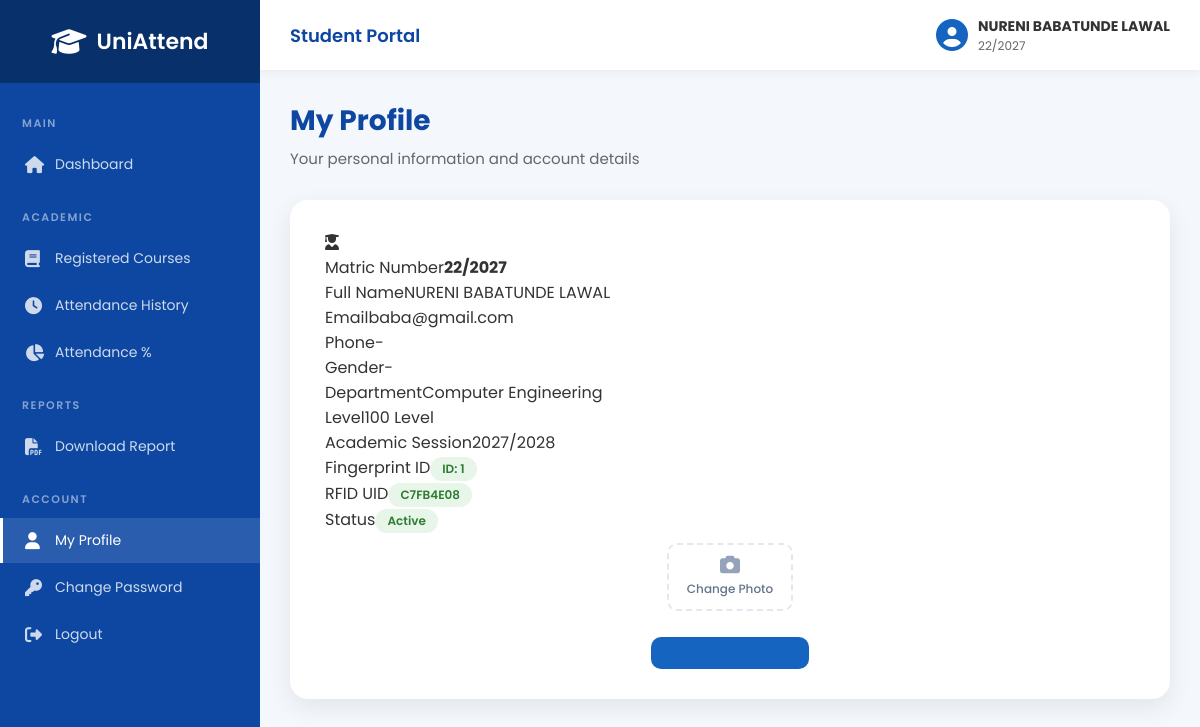
Page /student/profile.php (signed in) on the committed database.
### tables this page shows
CREATE TABLE `students` (
  `id` int(11) NOT NULL,
  `matric_no` varchar(50) NOT NULL,
  `fullname` varchar(150) NOT NULL,
  `email` varchar(150) DEFAULT NULL,
  `password` varchar(255) NOT NULL,
  `phone` varchar(20) DEFAULT NULL,
  `gender` enum('Male','Female') DEFAULT NULL,
  `department_id` int(11) NOT NULL,
  `level` varchar(20) NOT NULL,
  `academic_session_id` int(11) NOT NULL,
  `fingerprint_id` int(11) DEFAULT NULL,
  `rfid_uid` varchar(100) DEFAULT NULL,
  `passport` varchar(255) DEFAULT NULL,
  `status` enum('Active','Inactive') DEFAULT 'Active',
  `created_at` timestamp NOT NULL DEFAULT current_timestamp()
);

CREATE TABLE `departments` (
  `id` int(11) NOT NULL,
  `faculty_id` int(11) NOT NULL,
  `department_name` varchar(150) NOT NULL,
  `created_at` timestamp NOT NULL DEFAULT current_timestamp()
);

CREATE TABLE `academic_sessions` (
  `id` int(11) NOT NULL,
  `session_name` varchar(20) NOT NULL,
  `created_at` timestamp NOT NULL DEFAULT current_timestamp()
);

### student/profile.php (the view, shortened to what this page needs)
<?php
require_once '../php/db_connect.php';
$student_id = $_SESSION['student_id'];
$student = $conn->prepare("SELECT s.*, d.department_name, ac.session_name FROM students s LEFT JOIN departments d ON s.department_id = d.id LEFT JOIN academic_sessions ac ON s.academic_session_id = ac.id WHERE s.id = ?");
$student->bind_param("i", $student_id);
$student->execute();
$student = $student->get_result()->fetch_assoc();
include 'includes/header.php';
include 'includes/sidebar.php';
include 'includes/topbar.php';
?>
<div class="main-content">
<div class="page-title"><h1>My Profile</h1><p>Your personal information and account details</p></div>
<div class="form-box">
<div class="profile-card">
<?php if (!empty($student['passport'])): ?>
<img src="../uploads/students/<?php echo $student['passport']; ?>" class="profile-avatar" alt="Photo">
<?php else: ?>
<div class="profile-avatar-placeholder"><i class="fas fa-user-graduate"></i></div>
<?php endif; ?>
<div class="profile-info" style="flex:1;">
<div class="info-row"><span class="info-label">Matric Number</span><span class="info-value"><strong><?php echo htmlspecialchars($student['matric_no']); ?></strong></span></div>
<div class="info-row"><span class="info-label">Full Name</span><span class="info-value"><?php echo htmlspecialchars($student['fullname']); ?></span></div>
<div class="info-row"><span class="info-label">Email</span><span class="info-value"><?php echo htmlspecialchars($student['email'] ?? '-'); ?></span></div>
<div class="info-row"><span class="info-label">Phone</span><span class="info-value"><?php echo htmlspecialchars($student['phone'] ?? '-'); ?></span></div>
<div class="info-row"><span class="info-label">Gender</span><span class="info-value"><?php echo htmlspecialchars($student['gender'] ?? '-'); ?></span></div>
<div class="info-row"><span class="info-label">Department</span><span class="info-value"><?php echo htmlspecialchars($student['department_name'] ?? '-'); ?></span></div>
<div class="info-row"><span class="info-label">Level</span><span class="info-value"><?php echo $student['level']; ?> Level</span></div>
<div class="info-row"><span class="info-label">Academic Session</span><span class="info-value"><?php echo htmlspecialchars($student['session_name'] ?? '-'); ?></span></div>
<div class="info-row"><span class="info-label">Fingerprint ID</span><span class="info-value"><?php echo $student['fingerprint_id'] ? '<span class="badge badge-success">ID: ' . $student['fingerprint_id'] . '</span>' : '<span class="badge badge-danger">Not Set</span>'; ?></span></div>
<div class="info-row"><span class="info-label">RFID UID</span><span class="info-value"><?php echo ($student['rfid_uid'] ?? '') ? '<span class="badge badge-success">' . $student['rfid_uid'] . '</span>' : '<span class="badge badge-danger">Not Set</span>'; ?></span></div>
<div class="info-row"><span class="info-label">Status</span><span class="info-value"><span class="badge <?php echo $student['status']=='Active'?'badge-success':'badge-danger'; ?>"><?php echo $student['status']; ?></span></span></div>
</div>
<div style="text-align:center;flex-shrink:0;">
<form method="POST" enctype="multipart/form-data" style="margin-top:10px;">
<label style="display:inline-block;cursor:pointer;padding:10px 18px;border:2px dashed #e2e8f0;border-radius:10px;transition:.2s;">
<i class="fas fa-camera" style="font-size:20px;color:#94a3b8;display:block;margin-bottom:4px;"></i>
<span style="font-size:12px;color:#64748b;font-weight:500;">Change Photo</span>
</label>
</form>
<div style="margin-top:16px;">
<a href="change_password.php" class="btn btn-primary btn-sm"><i class="fas fa-key"></i> Change Password</a>
</div>
</div>
</div>
</div>
</div>
<?php include 'includes/footer.php'; ?>

### admin/assets/css/style.css (style rules this page uses)
:root { --primary: #1565c0; --primary-dark: #0d47a1; --primary-light: #42a5f5; --sidebar-bg: #0d47a1; --sidebar-dark: #08306b; --success: #4caf50; --success-bg: #e8f5e9; --success-text: #2e7d32; --danger: #e53935; --danger-bg: #ffebee; --danger-text: #c62828; --warning: #fb8c00; --warning-bg: #fff3e0; --warning-text: #e65100; --info: #2196f3; --info-bg: #e3f2fd; --info-text: #1565c0; --purple: #8e24aa; --dark: #37474f; --bg: #f4f7fc; --card-bg: #ffffff; --text: #333; --text-light: #666; --border: #e0e0e0; --radius: 18px; --radius-sm: 10px; --shadow: 0 8px 25px rgba(0,0,0,.08); --shadow-hover: 0 12px 35px rgba(0,0,0,.12); --transition: .3s; }
* { margin:0; padding:0; box-sizing:border-box; font-family:'Poppins',sans-serif; }
body { background:var(--bg); color:var(--text); min-height:100vh; }
a { text-decoration:none; }
.main-content { margin-left:260px; padding:30px; width:calc(100% - 260px); }
.page-title { margin-bottom:25px; }
.page-title h1 { font-size:28px; font-weight:700; color:var(--primary-dark); }
.page-title p { margin-top:5px; color:var(--text-light); font-size:15px; }
.form-box { max-width:1100px; margin:30px auto; background:var(--card-bg); padding:30px 35px; border-radius:var(--radius); box-shadow:var(--shadow); }
.form-box label { display:block; font-weight:500; font-size:13px; color:#555; margin-bottom:5px; }
.btn { display:inline-flex; align-items:center; gap:8px; padding:11px 24px; border:none; border-radius:var(--radius-sm); font-size:14px; font-weight:600; cursor:pointer; transition:var(--transition); text-decoration:none; }
.btn-primary { background:var(--primary); color:#fff; }
.btn-sm { padding:7px 14px; font-size:12px; }
.form-box .btn { margin-top:5px; }
.badge { display:inline-block; padding:3px 12px; border-radius:20px; font-size:12px; font-weight:600; text-align:center; }
.badge-success { background:var(--success-bg); color:var(--success-text); }
.form-box a, .main-content a:not(.btn) { color:var(--primary); font-weight:500; transition:var(--transition); }
.fade-in { animation:fadeIn .4s ease; }

### rows in the picture
students: matric_no "22/2027", fullname "NURENI BABATUNDE LAWAL", email "baba@gmail.com", phone "-", gender "-", department.department_name "Computer Engineering", level "100", academic_session.session_name "2027/2028", fingerprint "1", rfid_uid "C7FB4E08", status "Active"

### other values in the picture
$studentName "NURENI BABATUNDE LAWAL"
$matricNo "22/2027"
